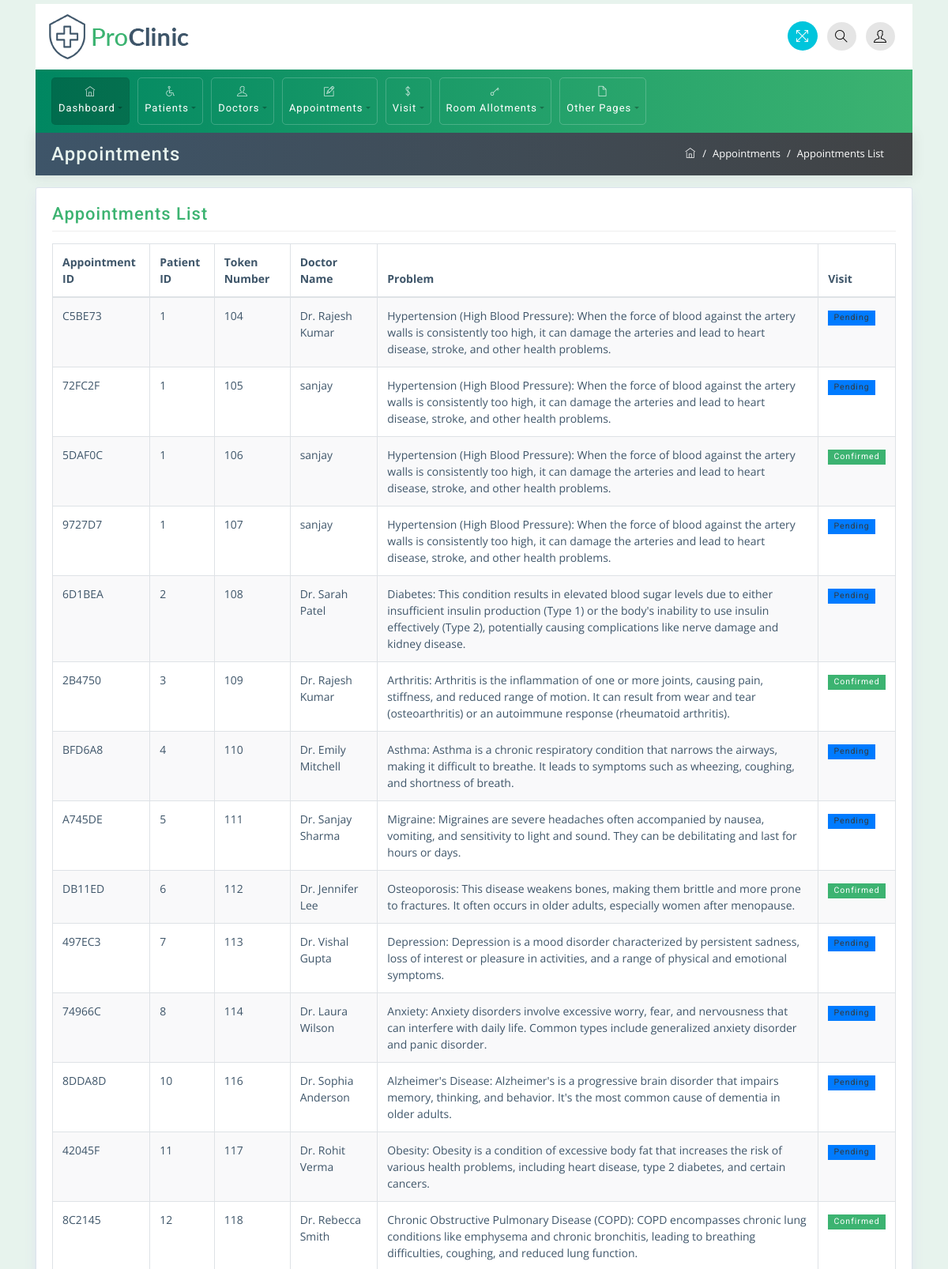
/appointment_list (upper part), run on the app's committed database.
### hospital/models.py (models this page shows, shortened)
class Appointment(models.Model):
    APPOINTMENT_STATUSES = (
    ('Scheduled', 'Scheduled'),
    ('Confirmed', 'Confirmed'),
    ('Pending', 'Pending'),
    ('Cancelled', 'Cancelled'),
    ('Rescheduled', 'Rescheduled'),
    )
    TIME_SLOT = (('10AM-11AM', '10AM-11AM'),('11AM-12pm', '11AM-12pm'),('12PM-01PM', '12PM-01PM'),('2PM-3PM', '2PM-3PM'),('3PM-4PM', '3PM-4PM'),('4PM-5PM', '4PM-5PM'),('6PM-7PM', '6PM-7PM'),('7PM-8PM', '7PM-8PM'),('8PM-9PM', '8PM-9PM'))
    registration_no = models.CharField(('registration_number'), max_length=50, null=True, blank=True, unique=True)
    Patient = models.ForeignKey(Patient, on_delete=models.CASCADE)#a
    Department = models.ForeignKey(specialization, on_delete=models.CASCADE)#b
    Doctor_name = models.ForeignKey(Doctor, on_delete=models.CASCADE)#c
    Time_Slot = models.CharField(max_length=200, choices=TIME_SLOT)
    Token_Number = models.CharField(max_length=255)
    Problem = models.TextField() #medical_problems
    visit_date = models.CharField(max_length=255, default='')
    status = models.CharField(max_length=255, choices=APPOINTMENT_STATUSES,default='Pending')
    visit = models.BooleanField(default=False)

class Patient(models.Model):
    patient_name = models.CharField(max_length=255, null=False, blank=False)#indian_names
    Date_of_birth = models.CharField(max_length=255)#dob_list
    Age = models.IntegerField()#age_list
    phone_number = models.IntegerField()#ten_digit_numbers
    Email = models.EmailField()#indian_gmail_addresses
    gender = models.CharField(max_length=255)
    Address = models.TextField()#indian_addresses

class Doctor(models.Model):
        STATUS = (('Available', 'Available'), ( 'Not Available' ,  'Not Available' ), ('On Leave', 'On Leave'))
        doctor_name = models.CharField(max_length=255)
        date_of_birth = models.CharField(max_length=255)
        specialization = models.ForeignKey(specialization, on_delete=models.CASCADE)
        experience = models.IntegerField()
        age = models.IntegerField()
        phone_nnumber = models.IntegerField()
        email =models.EmailField()
        gender = models.CharField(max_length=255)
        about_doctor = models.TextField()
        address = models.TextField()
        image = models.ImageField(upload_to='doctor_image')
        resume = models.FileField(upload_to='doctor_resume')
        status = models.CharField(max_length=50, choices=STATUS, default='Available')
        consultation_fee = models.IntegerField(default=1500)

### hospital/views.py (the view)
# urls.py: path('appointment_list', views.appointment_list, name='appointment_list'),
def appointment_list(request):
    appointment = Appointment.objects.all()
    context = {
        'appointment' : appointment
    }
    return render(request, 'appointment/appointment_list.html', context)

### templates/appointment/appointment_list.html (shortened to what this page needs)
{% extends "base.html" %}
{% block content %}
<div class="container mt-0">
    <div class="row breadcrumb-bar">
        <div class="col-md-6">
            <h3 class="block-title">Appointments</h3>
        </div>
        <div class="col-md-6">
            <ol class="breadcrumb">
                <li class="breadcrumb-item">
                    <a href="index.html">
                        <span class="ti-home"></span>
                    </a>
                </li>
                <li class="breadcrumb-item">Appointments</li>
                <li class="breadcrumb-item active">Appointments List</li>
            </ol>
        </div>
    </div>
</div>
<div class="container">
<div class="row">
    <div class="col-md-12">
        <div class="widget-area-2 proclinic-box-shadow">
            <h3 class="widget-title">Appointments List</h3>
            <div class="table-responsive mb-3">
                <table id="tableId" class="table table-bordered table-striped">
                    <thead>
                        <tr>
                            <th>Appointment ID</th>
                            <th>Patient ID</th>
                            <th>Token Number</th>
                            <th>Doctor Name</th>
                            <th>Problem</th>
                            <th>Visit</th>
                        </tr>
                    </thead>
                    <tbody>
                        {% for k in appointment %}
                        <tr>
                            <td><a href="{% url 'appointment_detail' k.id %}">{{k.registration_no}}</a></td>
                            <td><a href="{% url 'appointment_detail' k.id %}">{{k.Patient.id}}</a></td>
                            <td>{{k.Token_Number}}</td>
                            <td>{{k.Doctor_name.doctor_name}}</td>
                            <td>{{k.Problem}}</td>
                            <td>{% if k.status == "Confirmed"  %}
                                <span class="badge badge-success">{{k.status}}</span>
                                {% elif k.status == "Rescheduled"%}
                                <span class="badge bg-info">{{k.status}}</span>
                                {% elif k.status == "Pending" %}
                                <span class="badge bg-primary text-dark">{{k.status}}</span>
                                {% elif k.status == "Cancelled" %}
                                <span class="badge text-bg-dark">{{k.status}}</span>                                    {% endif %}
                            </td>
                        </tr>
                        {% endfor %}
                    </tbody>
                </table>
            </div>
        </div>
    </div>
</div>
</div>
{% endblock content %}

### static/css/styles.css (style rules this page uses)
body { font-family: 'Open Sans', sans-serif; background-color: #E7F3ED; color: #3e5569; }
h1, h2, h3, h4, h5, h6, span, .menu-nav { font-family: 'Roboto', sans-serif; letter-spacing: 1px; }
a, a:hover, a:focus { color: inherit; text-decoration: none; transition: all 0.3s; }
.breadcrumb { border-radius: 0; margin-bottom: 0; float: right; border-radius: 20px; background-color: transparent; }
.breadcrumb-bar { background: #3e5569; background: -webkit-linear-gradient(to left, #414345, #3e5569); background: linear-gradient(to left, #414345, #3e5569); margin-left: 0px !important; margin-right: 0px !important; padding: 5px 20px; -webkit-box-shadow: 0px 1px 15px 1px rgba(69,65,78,0.1); box-shadow: 0px 1px 15px 1px rgba(69,65,78,0.1); color: #fff; border: 0px solid; }
.breadcrumb-item { color: #ffffff; font-size: 13px; }
.breadcrumb-item.active { color: #ffffff; font-size: 13px; }
.breadcrumb-item+.breadcrumb-item::before { color: #ffffff; }
.breadcrumb-bar div[class*="col-"] { padding-right: 0px; padding-left: 0px; }
.badge { padding: .4em .7em; border-radius: 0; font-weight: 400; }
.table td, .table th { padding: .75rem; }
.proclinic-box-shadow { border-radius: 0; border: 0; -webkit-box-shadow: 0 0 0 1px #dce3ec, 0 8px 16px 0 #dce3ec; box-shadow: 0 0 0 1px #dce3ec, 0 8px 16px 0 #dce3ec; background: #fff; margin-top: 20px; }
div[class*="col-"] { padding-right: 6px; padding-left: 6px; }
.badge-success, .bg-success { background-color: #3CB371 !important; }
.table-striped tbody tr:nth-of-type(odd) { background-color: rgba(61,79,90,.03); }
table.table tbody td, table.table thead th { font-size: 14px; }
h3.block-title { background: transparent; margin: 4px auto; color: #E7F3ED; }
.widget-area-2 { background: #fff; margin-top: 1rem; padding: 20px; padding-bottom: 2px; border-radius: 2px; }
.widget-title { font-size: 22px; padding-bottom: .5rem; margin-bottom: 15px; border-bottom: 1px solid #eeeeee; }
.block-title { -ms-flex: 1 1 auto; flex: 1 1 auto; min-height: 1.75rem; font-size: 1.5rem; line-height: 1.5; }

### static/css/green.css (style rules this page uses)
.widget-title { color: #3CB371; }

### static/css/responsive.css (style rules this page uses)
@media (min-width: 992px) { .row { margin-right: -5px; margin-left: -5px; } }

### data on the page
Appointment: registration_no "C5BE73", Patient.id "1", Token_Number "104", Doctor_name.doctor_name "Dr. Rajesh Kumar", Problem "Hypertension (High Blood Pressure): When the force of blood against the artery walls is consistently too high, it can damage the arteries and lead to heart disease, stroke, and other health problems.", status "Pending"
Appointment: registration_no "72FC2F", Patient.id "1", Token_Number "105", Doctor_name.doctor_name "sanjay", Problem "Hypertension (High Blood Pressure): When the force of blood against the artery walls is consistently too high, it can damage the arteries and lead to heart disease, stroke, and other health problems.", status "Pending"
Appointment: registration_no "5DAF0C", Patient.id "1", Token_Number "106", Doctor_name.doctor_name "sanjay", Problem "Hypertension (High Blood Pressure): When the force of blood against the artery walls is consistently too high, it can damage the arteries and lead to heart disease, stroke, and other health problems.", status "Confirmed"
Appointment: registration_no "9727D7", Patient.id "1", Token_Number "107", Doctor_name.doctor_name "sanjay", Problem "Hypertension (High Blood Pressure): When the force of blood against the artery walls is consistently too high, it can damage the arteries and lead to heart disease, stroke, and other health problems.", status "Pending"
Appointment: registration_no "6D1BEA", Patient.id "2", Token_Number "108", Doctor_name.doctor_name "Dr. Sarah Patel", Problem "Diabetes: This condition results in elevated blood sugar levels due to either insufficient insulin production (Type 1) or the body's inability to use insulin effectively (Type 2), potentially causing complications like nerve damage and kidney disease.", status "Pending"
Appointment: registration_no "2B4750", Patient.id "3", Token_Number "109", Doctor_name.doctor_name "Dr. Rajesh Kumar", Problem "Arthritis: Arthritis is the inflammation of one or more joints, causing pain, stiffness, and reduced range of motion. It can result from wear and tear (osteoarthritis) or an autoimmune response (rheumatoid arthritis).", status "Confirmed"
Appointment: registration_no "BFD6A8", Patient.id "4", Token_Number "110", Doctor_name.doctor_name "Dr. Emily Mitchell", Problem "Asthma: Asthma is a chronic respiratory condition that narrows the airways, making it difficult to breathe. It leads to symptoms such as wheezing, coughing, and shortness of breath.", status "Pending"
Appointment: registration_no "A745DE", Patient.id "5", Token_Number "111", Doctor_name.doctor_name "Dr. Sanjay Sharma", Problem "Migraine: Migraines are severe headaches often accompanied by nausea, vomiting, and sensitivity to light and sound. They can be debilitating and last for hours or days.", status "Pending"
Appointment: registration_no "DB11ED", Patient.id "6", Token_Number "112", Doctor_name.doctor_name "Dr. Jennifer Lee", Problem "Osteoporosis: This disease weakens bones, making them brittle and more prone to fractures. It often occurs in older adults, especially women after menopause.", status "Confirmed"
Appointment: registration_no "497EC3", Patient.id "7", Token_Number "113", Doctor_name.doctor_name "Dr. Vishal Gupta", Problem "Depression: Depression is a mood disorder characterized by persistent sadness, loss of interest or pleasure in activities, and a range of physical and emotional symptoms.", status "Pending"
Appointment: registration_no "74966C", Patient.id "8", Token_Number "114", Doctor_name.doctor_name "Dr. Laura Wilson", Problem "Anxiety: Anxiety disorders involve excessive worry, fear, and nervousness that can interfere with daily life. Common types include generalized anxiety disorder and panic disorder.", status "Pending"
Appointment: registration_no "8DDA8D", Patient.id "10", Token_Number "116", Doctor_name.doctor_name "Dr. Sophia Anderson", Problem "Alzheimer's Disease: Alzheimer's is a progressive brain disorder that impairs memory, thinking, and behavior. It's the most common cause of dementia in older adults.", status "Pending"
Appointment: registration_no "42045F", Patient.id "11", Token_Number "117", Doctor_name.doctor_name "Dr. Rohit Verma", Problem "Obesity: Obesity is a condition of excessive body fat that increases the risk of various health problems, including heart disease, type 2 diabetes, and certain cancers.", status "Pending"
Appointment: registration_no "8C2145", Patient.id "12", Token_Number "118", Doctor_name.doctor_name "Dr. Rebecca Smith", Problem "Chronic Obstructive Pulmonary Disease (COPD): COPD encompasses chronic lung conditions like emphysema and chronic bronchitis, leading to breathing difficulties, coughing, and reduced lung function.", status "Confirmed"
